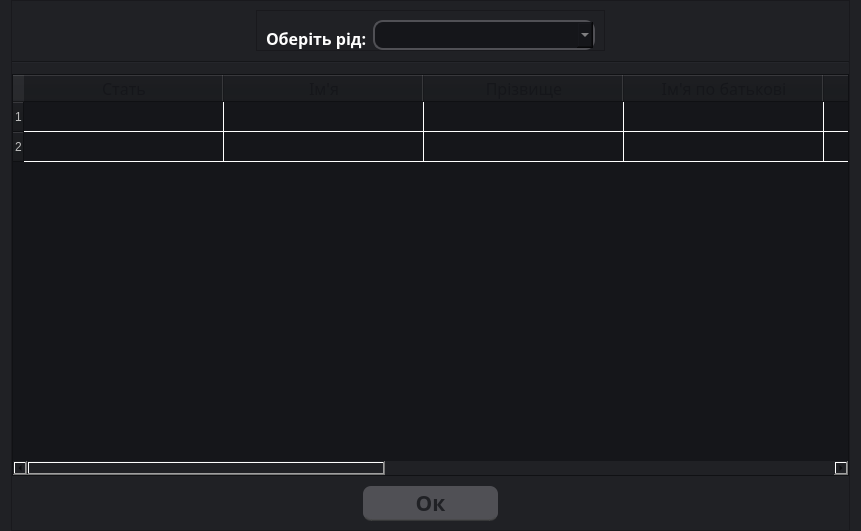
<?xml version="1.0" encoding="UTF-8"?>
<ui version="4.0">
 <class>Review</class>
 <widget class="QDialog" name="Review">
  <property name="geometry">
   <rect>
    <x>0</x>
    <y>0</y>
    <width>861</width>
    <height>531</height>
   </rect>
  </property>
  <property name="minimumSize">
   <size>
    <width>640</width>
    <height>400</height>
   </size>
  </property>
  <property name="windowTitle">
   <string>Перегляд списку роду</string>
  </property>
  <property name="windowIcon">
   <iconset>
    <normaloff>Icons/Review.ico</normaloff>Icons/Review.ico</iconset>
  </property>
  <property name="styleSheet">
   <string notr="true">background-color: rgb(32, 33, 37);
</string>
  </property>
  <property name="modal">
   <bool>true</bool>
  </property>
  <layout class="QVBoxLayout" name="verticalLayout">
   <property name="topMargin">
    <number>0</number>
   </property>
   <property name="bottomMargin">
    <number>0</number>
   </property>
   <item>
    <widget class="QFrame" name="main_frame">
     <property name="minimumSize">
      <size>
       <width>400</width>
       <height>400</height>
      </size>
     </property>
     <property name="frameShape">
      <enum>QFrame::StyledPanel</enum>
     </property>
     <property name="frameShadow">
      <enum>QFrame::Raised</enum>
     </property>
     <layout class="QVBoxLayout" name="verticalLayout_2">
      <property name="spacing">
       <number>10</number>
      </property>
      <property name="leftMargin">
       <number>0</number>
      </property>
      <property name="rightMargin">
       <number>0</number>
      </property>
      <item alignment="Qt::AlignHCenter|Qt::AlignVCenter">
       <widget class="QFrame" name="frame_top">
        <property name="frameShape">
         <enum>QFrame::StyledPanel</enum>
        </property>
        <property name="frameShadow">
         <enum>QFrame::Raised</enum>
        </property>
        <layout class="QHBoxLayout" name="horizontalLayout">
         <property name="bottomMargin">
          <number>0</number>
         </property>
         <item>
          <widget class="QLabel" name="label_choiceClan">
           <property name="font">
            <font>
             <family>Segoe Print</family>
             <pointsize>12</pointsize>
             <weight>75</weight>
             <bold>true</bold>
            </font>
           </property>
           <property name="styleSheet">
            <string notr="true">color: white;</string>
           </property>
           <property name="text">
            <string>Оберіть рід:</string>
           </property>
           <property name="textFormat">
            <enum>Qt::AutoText</enum>
           </property>
           <property name="alignment">
            <set>Qt::AlignBottom|Qt::AlignLeading|Qt::AlignLeft</set>
           </property>
          </widget>
         </item>
         <item>
          <widget class="QComboBox" name="comboBox_choiceClan">
           <property name="minimumSize">
            <size>
             <width>222</width>
             <height>30</height>
            </size>
           </property>
           <property name="maximumSize">
            <size>
             <width>222</width>
             <height>30</height>
            </size>
           </property>
           <property name="font">
            <font>
             <family>Monotype Corsiva</family>
             <pointsize>14</pointsize>
            </font>
           </property>
           <property name="styleSheet">
            <string notr="true">background-color: rgba(21, 22, 26, 255);
color: rgb(190, 190, 190);
border-radius: 10px;
border-bottom: 2px solid rgb(80, 80, 85, 255);
border-right: 2px solid rgb(80, 80, 85, 255);
border-top: 2px solid rgb(80, 80, 85, 255);
border-left: 2px solid rgb(80, 80, 85, 255);
selection-background-color: white;
selection-color: rgba(21, 22, 26, 255);
</string>
           </property>
           <item>
            <property name="text">
             <string/>
            </property>
           </item>
           <item>
            <property name="text">
             <string>surname1</string>
            </property>
           </item>
           <item>
            <property name="text">
             <string>surname2</string>
            </property>
           </item>
          </widget>
         </item>
        </layout>
       </widget>
      </item>
      <item>
       <widget class="Line" name="line">
        <property name="orientation">
         <enum>Qt::Horizontal</enum>
        </property>
       </widget>
      </item>
      <item>
       <widget class="QTableWidget" name="tableWidget">
        <property name="font">
         <font>
          <family>Times New Roman</family>
          <pointsize>12</pointsize>
         </font>
        </property>
        <property name="styleSheet">
         <string notr="true">background-color: rgba(21, 22, 26, 255);
color: rgb(190, 190, 190);
gridline-color: rgb(255, 255, 255);</string>
        </property>
        <property name="sortingEnabled">
         <bool>true</bool>
        </property>
        <property name="rowCount">
         <number>2</number>
        </property>
        <attribute name="horizontalHeaderCascadingSectionResizes">
         <bool>true</bool>
        </attribute>
        <attribute name="horizontalHeaderDefaultSectionSize">
         <number>200</number>
        </attribute>
        <attribute name="horizontalHeaderShowSortIndicator" stdset="0">
         <bool>true</bool>
        </attribute>
        <attribute name="verticalHeaderCascadingSectionResizes">
         <bool>true</bool>
        </attribute>
        <row/>
        <row/>
        <column>
         <property name="text">
          <string>Стать</string>
         </property>
         <property name="font">
          <font>
           <family>Segoe Print</family>
           <pointsize>12</pointsize>
          </font>
         </property>
         <property name="foreground">
          <brush brushstyle="SolidPattern">
           <color alpha="255">
            <red>21</red>
            <green>22</green>
            <blue>26</blue>
           </color>
          </brush>
         </property>
        </column>
        <column>
         <property name="text">
          <string>Ім'я</string>
         </property>
         <property name="font">
          <font>
           <family>Segoe Print</family>
           <pointsize>12</pointsize>
          </font>
         </property>
         <property name="foreground">
          <brush brushstyle="SolidPattern">
           <color alpha="255">
            <red>21</red>
            <green>22</green>
            <blue>26</blue>
           </color>
          </brush>
         </property>
        </column>
        <column>
         <property name="text">
          <string>Прізвище</string>
         </property>
         <property name="font">
          <font>
           <family>Segoe Print</family>
           <pointsize>12</pointsize>
          </font>
         </property>
         <property name="foreground">
          <brush brushstyle="SolidPattern">
           <color alpha="255">
            <red>21</red>
            <green>22</green>
            <blue>26</blue>
           </color>
          </brush>
         </property>
        </column>
        <column>
         <property name="text">
          <string>Ім'я по батькові</string>
         </property>
         <property name="font">
          <font>
           <family>Segoe Print</family>
           <pointsize>12</pointsize>
          </font>
         </property>
         <property name="foreground">
          <brush brushstyle="SolidPattern">
           <color alpha="255">
            <red>21</red>
            <green>22</green>
            <blue>26</blue>
           </color>
          </brush>
         </property>
        </column>
        <column>
         <property name="text">
          <string>Місце народження</string>
         </property>
         <property name="font">
          <font>
           <family>Segoe Print</family>
           <pointsize>12</pointsize>
          </font>
         </property>
         <property name="foreground">
          <brush brushstyle="SolidPattern">
           <color alpha="255">
            <red>21</red>
            <green>22</green>
            <blue>26</blue>
           </color>
          </brush>
         </property>
        </column>
        <column>
         <property name="text">
          <string>Місце смерті</string>
         </property>
         <property name="font">
          <font>
           <family>Segoe Print</family>
           <pointsize>12</pointsize>
          </font>
         </property>
         <property name="foreground">
          <brush brushstyle="SolidPattern">
           <color alpha="255">
            <red>21</red>
            <green>22</green>
            <blue>26</blue>
           </color>
          </brush>
         </property>
        </column>
        <column>
         <property name="text">
          <string>Рік народження</string>
         </property>
         <property name="font">
          <font>
           <family>Segoe Print</family>
           <pointsize>12</pointsize>
          </font>
         </property>
         <property name="foreground">
          <brush brushstyle="SolidPattern">
           <color alpha="255">
            <red>21</red>
            <green>22</green>
            <blue>26</blue>
           </color>
          </brush>
         </property>
        </column>
        <column>
         <property name="text">
          <string>Рік смерті</string>
         </property>
         <property name="font">
          <font>
           <family>Segoe Print</family>
           <pointsize>12</pointsize>
          </font>
         </property>
         <property name="foreground">
          <brush brushstyle="SolidPattern">
           <color alpha="255">
            <red>21</red>
            <green>22</green>
            <blue>26</blue>
           </color>
          </brush>
         </property>
        </column>
        <column>
         <property name="text">
          <string>Додаткова інформація</string>
         </property>
         <property name="font">
          <font>
           <family>Segoe Print</family>
           <pointsize>12</pointsize>
          </font>
         </property>
         <property name="foreground">
          <brush brushstyle="SolidPattern">
           <color alpha="255">
            <red>21</red>
            <green>22</green>
            <blue>26</blue>
           </color>
          </brush>
         </property>
        </column>
        <item row="0" column="0">
         <property name="text">
          <string/>
         </property>
        </item>
        <item row="0" column="5">
         <property name="text">
          <string/>
         </property>
        </item>
        <item row="0" column="7">
         <property name="text">
          <string/>
         </property>
        </item>
       </widget>
      </item>
      <item alignment="Qt::AlignHCenter">
       <widget class="QPushButton" name="pushButton_done">
        <property name="minimumSize">
         <size>
          <width>135</width>
          <height>35</height>
         </size>
        </property>
        <property name="maximumSize">
         <size>
          <width>135</width>
          <height>35</height>
         </size>
        </property>
        <property name="font">
         <font>
          <family>Segoe Print</family>
          <pointsize>16</pointsize>
          <weight>75</weight>
          <bold>true</bold>
         </font>
        </property>
        <property name="styleSheet">
         <string notr="true">QPushButton {
	text-align: center;
	background-color: rgb(80, 80, 85);
	border-bottom: 2px solid rgba(70, 70, 70, 150);
	border-radius: 8px;
	padding: 5px;
	color: rgb(32, 33, 37);
}

QPushButton:hover {
	background-color: #00c580;
	color: white;
	border: none;
	float: right;
	padding: 5px;
	border-bottom: 2px solid rgba(38, 127, 51, 130);
}

QPushButton:pressed {
	background-color: rgb(0, 136, 86);
}</string>
        </property>
        <property name="text">
         <string>Ок</string>
        </property>
       </widget>
      </item>
     </layout>
    </widget>
   </item>
  </layout>
 </widget>
 <resources/>
 <connections/>
</ui>
